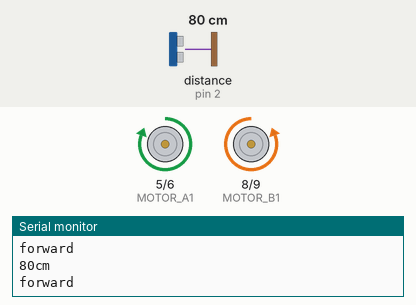
Recording of a sketch running on a simulated Arduino Uno, built with avr-gcc and run on an emulated ATmega328P. Shown: motor-driver pin pairs drawn as motors (green arrow = first pin HIGH = forward, orange = second pin HIGH = backward, longer = more drive), the last lines printed to the serial monitor. Wiring (inferred from the names in the program): ultrasonic range finder: trigger pin 3; echo pin 2. The test bench sets the inputs (shaded band); at power-on: distance to the obstacle (sensor on pin 2) 80 cm. The echo pulse lasts 58.3 µs per cm.

Above: at 1.2 s.
1.3 s: distance to the obstacle (sensor on pin 2) set to 33 cm
2.8 s: distance to the obstacle (sensor on pin 2) set to 29 cm
At 6.6 s:
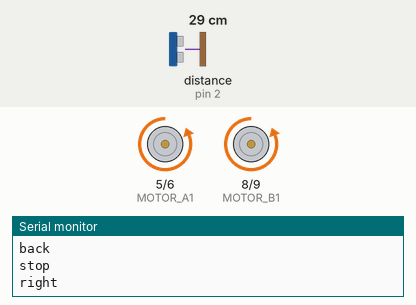
8.8 s: distance to the obstacle (sensor on pin 2) set to 60 cm
At 10.1 s:
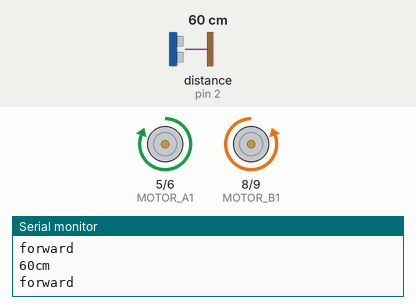
10.4 s: distance to the obstacle (sensor on pin 2) set to 2 cm
At 11.2 s:
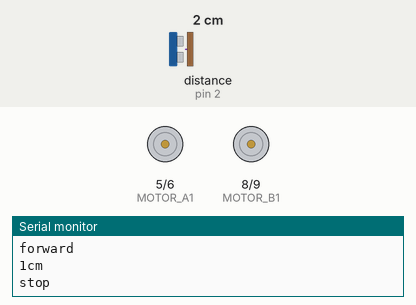
Timing chart, 0 to 14.4 s (numbered marks = the images above; inputs shaded):
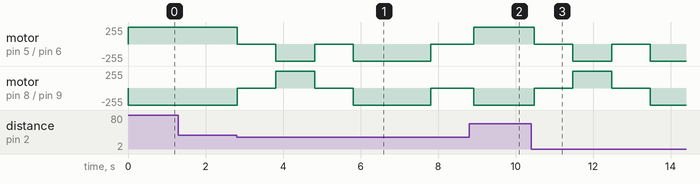

The sketch:

Car.ino
```cpp
const int echo = 2;
const int trig = 3;

const int MOTOR_A1 = 5;
const int MOTOR_A2 = 6;

const int MOTOR_B1 = 8;
const int MOTOR_B2 = 9;

const char forward[] = "forward";
const char back[] = "back";
const char left[] = "left";
const char right[] = "right";
const char stop[] = "stop";

int distance;

void setup()
{
  Serial.begin(9600);
  Serial.println("Start");

  // Distance
  pinMode(echo, INPUT);
  pinMode(trig, OUTPUT);

  // Motors
  pinMode(MOTOR_A1, OUTPUT);
  pinMode(MOTOR_A2, OUTPUT);

  pinMode(MOTOR_B1, OUTPUT);
  pinMode(MOTOR_B2, OUTPUT);
  distance = getDistance();
}

void loop()
{
  distance = getDistance();
  if (distance < 30)
  {
    move(stop);
    delay(1000);

    move(back);
    delay(1000);

    move(stop);
    delay(1000);
    move(right);
    delay(2000);

    move(stop);
    delay(1000);
  }
  else
  {
    move(forward);
  }
  delay(100);
}

int getDistance()
{
  digitalWrite(trig, LOW);
  delayMicroseconds(2);
  digitalWrite(trig, HIGH);
  delayMicroseconds(10);
  digitalWrite(trig, LOW);

  int duration = pulseIn(echo, HIGH);
  int cm = duration / 29 / 2;
  Serial.print(cm);
  Serial.println("cm");

  return cm;
}

void move(const String &direction)
{
  Serial.println(direction);
  if (direction == "forward")
  {
    digitalWrite(MOTOR_A1, HIGH);
    digitalWrite(MOTOR_A2, LOW);

    digitalWrite(MOTOR_B1, LOW);
    digitalWrite(MOTOR_B2, HIGH);
  }
  else if (direction == "back")
  {
    digitalWrite(MOTOR_A1, LOW);
    digitalWrite(MOTOR_A2, HIGH);

    digitalWrite(MOTOR_B1, HIGH);
    digitalWrite(MOTOR_B2, LOW);
  }
  else if (direction == "right")
  {
    digitalWrite(MOTOR_A1, LOW);
    digitalWrite(MOTOR_A2, HIGH);

    digitalWrite(MOTOR_B1, LOW);
    digitalWrite(MOTOR_B2, HIGH);
  }
  else if (direction == "left")
  {
    digitalWrite(MOTOR_A1, HIGH);
    digitalWrite(MOTOR_A2, LOW);

    digitalWrite(MOTOR_B1, HIGH);
    digitalWrite(MOTOR_B2, LOW);
  }
  else
  {
    digitalWrite(MOTOR_A1, LOW);
    digitalWrite(MOTOR_A2, LOW);

    digitalWrite(MOTOR_B1, LOW);
    digitalWrite(MOTOR_B2, LOW);
  }
}
```

Measured:
- the behaviour switches between 31 and 30 cm on distance to the obstacle (sensor on pin 2) (found by bisection; images 0 and 1)
- after the input at 8.8 s, motor on pin 5 (MOTOR_A1) / pin 6 (MOTOR_A2): stopped → forward 255/255 after 0.12 s; motor on pin 8 (MOTOR_B1) / pin 9 (MOTOR_B2): stopped → backward 255/255 after 0.12 s
- after the input at 10.4 s, motor on pin 5 (MOTOR_A1) / pin 6 (MOTOR_A2): alternates backward 255/255 for 1.0 s and stopped for 1.0 s, starting after 0.08 s; motor on pin 8 (MOTOR_B1) / pin 9 (MOTOR_B2): backward 255/255 → stopped after 0.08 s, → forward 255/255 1.0 s later, → stopped 1.0 s later, → backward 255/255 1.0 s later
